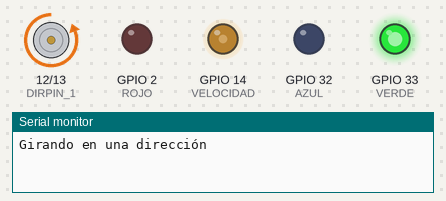
A sketch run on a simulated ESP32. Parts: motor-driver pin pairs drawn as motors (green arrow = first pin HIGH = forward, orange = second pin HIGH = backward, longer = more drive), output pins drawn as LEDs (lit = HIGH), the last lines printed to the serial monitor.

Above: at 0.05 s.
At 5.05 s:
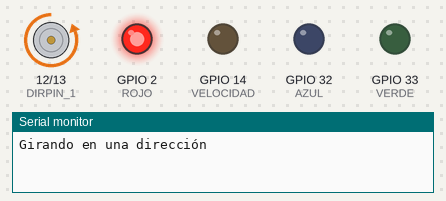
At 10.05 s:
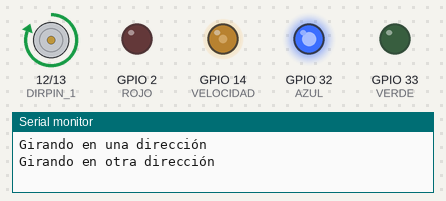
At 19.95 s:
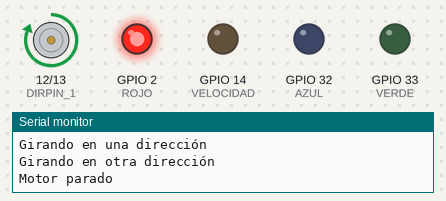
Timing chart, 0 to 26.0 s (numbered marks = the images above):
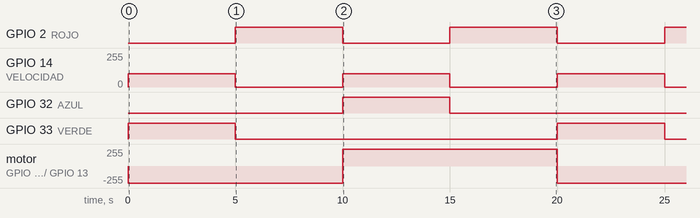

Measured:
- by itself, GPIO 2 (ROJO): alternates HIGH for 5.0 s and LOW for 5.0 s
- by itself, GPIO 14 (VELOCIDAD): alternates 100/255 for 5.0 s and 0/255 for 5.0 s
- by itself, GPIO 32 (AZUL), GPIO 33 (VERDE): alternates HIGH for 5.0 s and LOW for 15.0 s
- by itself, motor on GPIO 12 (DIRPIN_1) / GPIO 13 (DIRPIN_2): alternates forward 255/255 for 10.0 s and backward 255/255 for 10.0 s

The sketch:

32_motor_L293D.ino
```cpp
#define VELOCIDAD 14
#define DIRPIN_1 12
#define DIRPIN_2 13

#define ROJO 2
#define AZUL 32
#define VERDE 33

void setup()
{
 Serial.begin(115200);

 pinMode(VELOCIDAD, OUTPUT);
 pinMode(DIRPIN_1, OUTPUT);
 pinMode(DIRPIN_2, OUTPUT);

 pinMode(ROJO, OUTPUT);
 pinMode(AZUL, OUTPUT);
 pinMode(VERDE, OUTPUT);

}

void loop()
{
  Serial.println("Girando en una dirección");

  analogWrite(VELOCIDAD, 100);
  //digitalWrite(VELOCIDAD, HIGH); //ENCENDEMOS EL MOTOR
  digitalWrite(DIRPIN_1, 0);
  digitalWrite(DIRPIN_2, 1);
  digitalWrite(VERDE, HIGH);
  digitalWrite(ROJO, LOW);
  digitalWrite(AZUL, LOW);

  delay(5000);

  analogWrite(VELOCIDAD, LOW); //APAGAMOS EL MOTOR
  digitalWrite(ROJO, HIGH);
  digitalWrite(VERDE, LOW);
  digitalWrite(AZUL, LOW);


  delay(5000);

  Serial.println("Girando en otra dirección");
  analogWrite(VELOCIDAD, 100);
 //digitalWrite(VELOCIDAD, HIGH); //ENCENDEMOS EL MOTOR
  digitalWrite(DIRPIN_1, 1);
  digitalWrite(DIRPIN_2, 0);
  digitalWrite(AZUL, HIGH);
  digitalWrite(VERDE, LOW);
  digitalWrite(ROJO, LOW);


  delay(5000);

  Serial.println("Motor parado");

  analogWrite(VELOCIDAD, LOW); //APAGAMOS EL MOTOR
  digitalWrite(ROJO, HIGH);
  digitalWrite(VERDE, LOW);
  digitalWrite(AZUL, LOW);

  delay(5000);

}
```
